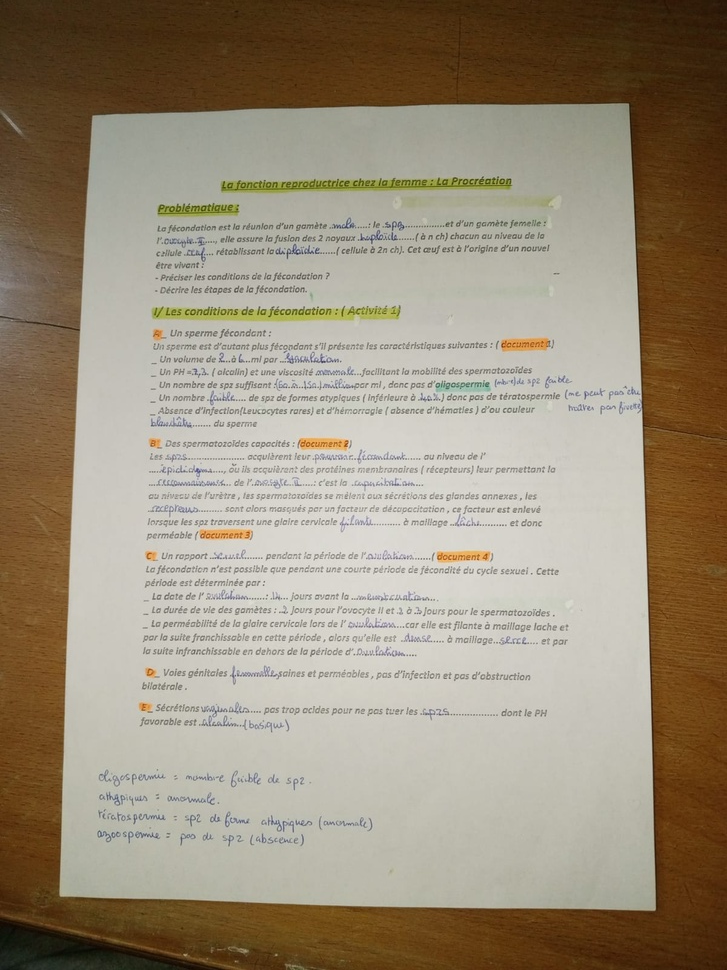
#> input picture image1.jpg, 727 x 970 px, shrunk from 1200 x 1600 before the run
$ python main.py ../image1.jpg
#> lines starting #> are read from the running program, lines starting #| are printed output that depends on the picture; after the words box and inside, x2 and y2 are one past the last pixel; in counts of white or black regions, pixels touching at a corner belong together
### Functions/Image_Cropping.py
import cv2
import numpy as np

def crop_document(image_path):
    # Read the image
#> called with image_path = '../image1.jpg'
    image = cv2.imread(image_path)
#> image is the input picture: shape (970, 727, 3); mean B, G, R 121.5, 141.4, 153.9
    # Convert to grayscale
    gray = cv2.cvtColor(image, cv2.COLOR_BGR2GRAY)
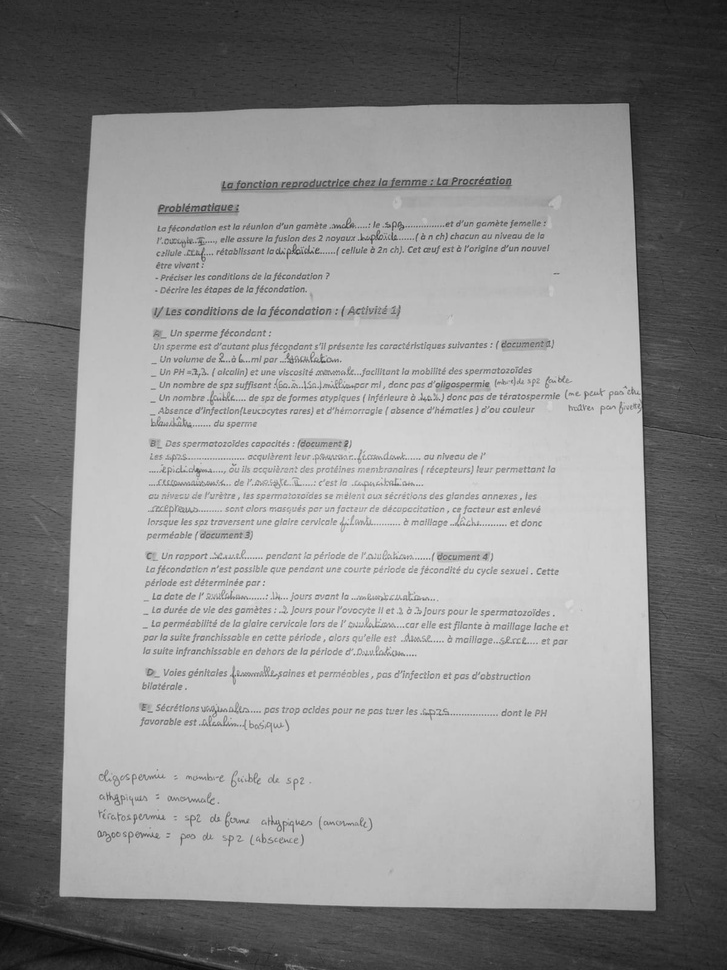
#> gray: shape (970, 727); min 8, max 237, mean 142.9
    # Apply edge detection
    margin_size=10
    edges = cv2.Canny(gray, 100, 250)
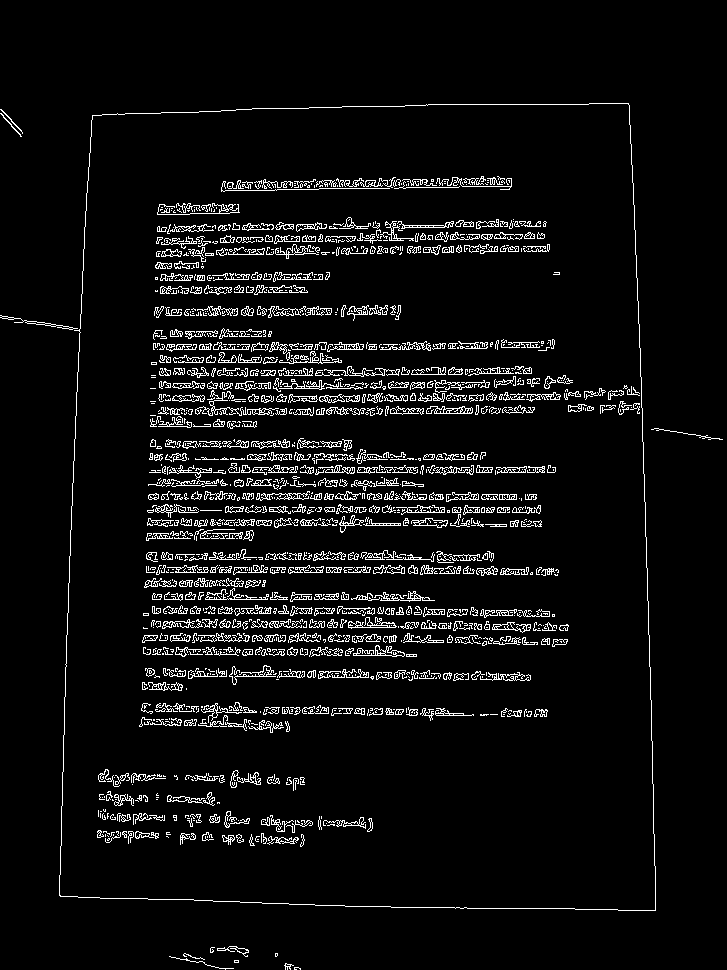
#> edges: shape (970, 727); 5.7% white in thin lines or dots, all inside (x1, y1, x2, y2) = (0, 103, 723, 970)
    # Find contours
    contours, _ = cv2.findContours(edges.copy(), cv2.RETR_EXTERNAL, cv2.CHAIN_APPROX_SIMPLE)
#> contours = 13 contours, 8 with area under 20; largest, box (x1, y1, x2, y2) and area: (59, 103, 656, 911) 455148, (0, 315, 78, 330) 91, (217, 946, 249, 957) 68, (0, 109, 23, 134) 20, (0, 113, 22, 137) 20
    # Select the largest contour (assuming it's the document)
    contour = max(contours, key=cv2.contourArea)
#> contour = contour of 196 points, box (x1, y1, x2, y2) (59, 103, 656, 911), area 455148
    # Approximate the contour to a polygon
    epsilon = 0.05 * cv2.arcLength(contour, True)
#> epsilon = 138.4
    approx = cv2.approxPolyDP(contour, epsilon, True)
#> approx = [[628, 103], [92, 115], [60, 896], [655, 910]]
    # Ensure approx has exactly four points
    if len(approx) != 4:
        raise ValueError("Unable to find four corners of the document,Please retake the photo")
    # Determine the four corners of the document
    corners = np.float32(approx.reshape(4, 2))
#> corners = [[628, 103], [92, 115], [60, 896], [655, 910]]
    # Order the corners clockwise
    rect = np.zeros((4, 2), dtype="float32")
    s = corners.sum(axis=1)
#> s = [731, 207, 956, 1565]
    rect[0] = corners[np.argmin(s)]
    rect[2] = corners[np.argmax(s)]
    diff = np.diff(corners, axis=1)
#> diff = [-525, 23, 836, 255]
    rect[1] = corners[np.argmin(diff)]
    rect[3] = corners[np.argmax(diff)]
    # Perform perspective transformation
    width = max(np.linalg.norm(rect[0] - rect[1]), np.linalg.norm(rect[2] - rect[3]))
    height = max(np.linalg.norm(rect[1] - rect[2]), np.linalg.norm(rect[3] - rect[0]))
    dst = np.array([[0, 0], [width - 1, 0], [width - 1, height - 1], [0, height - 1]], dtype="float32")
    M = cv2.getPerspectiveTransform(rect, dst)
    warped = cv2.warpPerspective(image, M, (int(width), int(height)))
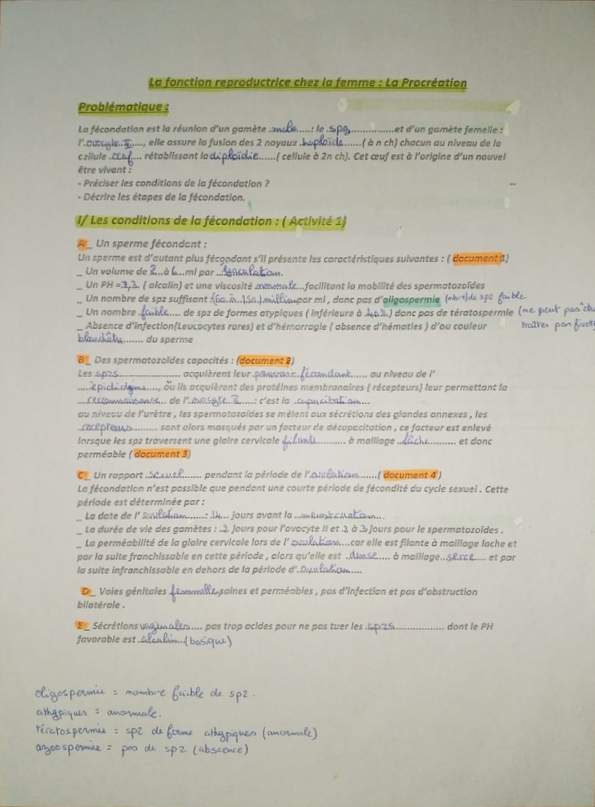
#> warped: shape (807, 595, 3); mean B, G, R 173.8, 185.4, 187.3
    # Crop the transformed image
    cropped_image = warped[0:int(height), 0:int(width)]
   # margin_image = cv2.copyMakeBorder(warped, 25, 25, 25,25, cv2.BORDER_CONSTANT, value=[255, 255, 255])
    # Apply edge detection
    return cropped_image

### Functions/Marging_Adding.py
import numpy as np

def add_margin_to_photo_frame(image, margin_size=10):
    # Create a blank mask
#> called with margin_size = 10
    mask = np.zeros_like(image[:,:,0], dtype=np.uint8)

    # Set the outer pixels to white
    mask[:margin_size, :] = 255  # Top edge
    mask[-margin_size:, :] = 255  # Bottom edge
    mask[:, :margin_size] = 255  # Left edge
    mask[:, -margin_size:] = 255  # Right edge

    # Replace edge pixels with white in the original image
    result = np.copy(image)
    result[mask != 0] = [255, 255, 255]
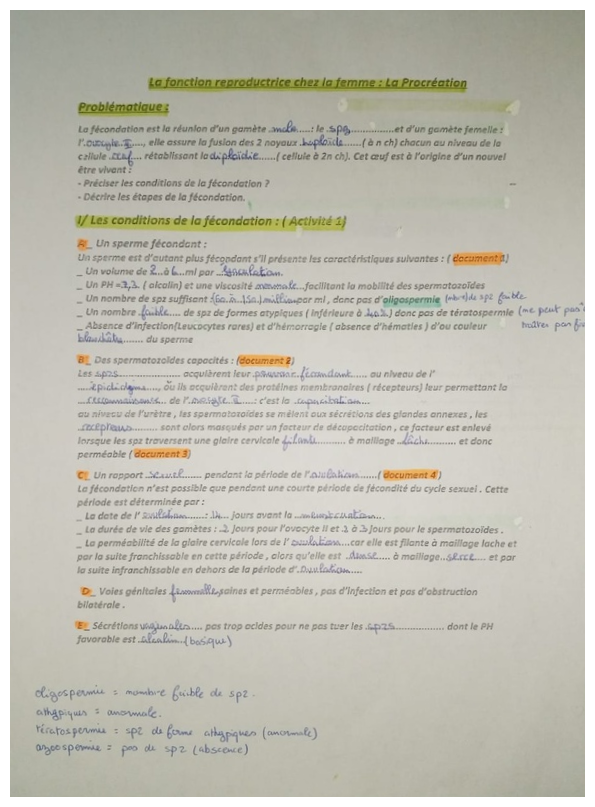
#> result: shape (807, 595, 3); 5.76% of pixels changed, all inside (x1, y1, x2, y2) = (0, 0, 595, 807)

    return result

### Functions/Pdf_Creation.py
from reportlab.pdfgen import canvas
from PIL import Image

def create_pdf(image_path, output_path):
    # Open the image
#> called with image_path = 'cropped../image1.jpg', output_path = 'pdf.pdf'
    image = Image.open(image_path)
#> image: PIL image 595x807 RGB

    # Get the dimensions of the image
    width, height = image.size
#> width = 595; height = 807

    # Choose the appropriate PDF page size based on the image dimensions
    pdf_canvas = canvas.Canvas(output_path, pagesize=(width, height))

    # Draw the image onto the PDF canvas, maintaining aspect ratio
    pdf_canvas.drawImage(image_path, 0, 0, width, height, preserveAspectRatio=True)

    # Save the PDF
    pdf_canvas.save()

### Functions/main.py
import Image_Cropping
import Marging_Adding
import Pdf_Creation
import cv2
import os
import sys
def main() :
    args = sys.argv
    image = args[1]
    image_cropped_path="cropped" + image
    pdf_path =  image[0:image.find('.')]   +   "pdf.pdf"
    cropped_image = Image_Cropping.crop_document(image)
    cropped_image_margin=Marging_Adding.add_margin_to_photo_frame(cropped_image)
    cv2.imwrite(image_cropped_path, cropped_image_margin)
    Pdf_Creation.create_pdf(image_cropped_path, pdf_path)
#> (the call stopped at in create_pdf, `pdf_canvas = canvas.Canvas(output_path, pagesize=(width, height))`: reportlab is not available in this run)
    os.remove(image_cropped_path)

main()

$ run again, on image3.jpg
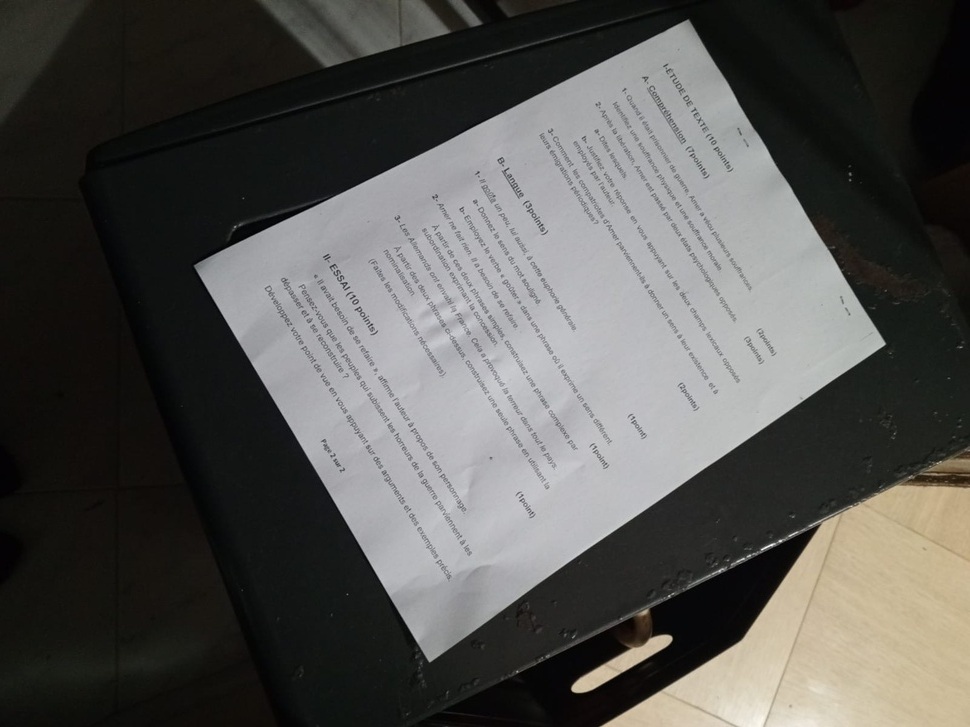
#> input picture image3.jpg, 970 x 727 px, shrunk from 1600 x 1200 before the run
#> in crop_document, image is the input picture: shape (727, 970, 3); mean B, G, R 82, 84.8, 85.6
#> in crop_document, `edges = cv2.Canny(gray, 100, 250)`:
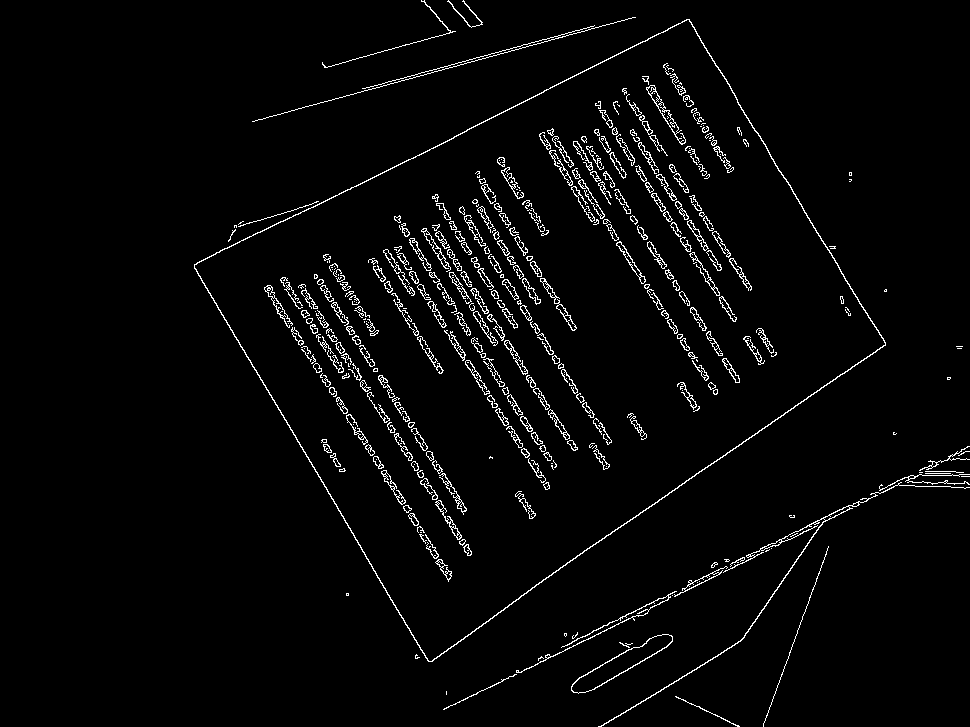
#> edges: shape (727, 970); 3% white in thin lines or dots, all inside (x1, y1, x2, y2) = (194, 0, 970, 727)
#> contours = 45 contours, 34 with area under 20; largest, box (x1, y1, x2, y2) and area: (194, 19, 886, 662) 232452, (571, 634, 673, 694) 1716, (598, 482, 970, 727) 426, (674, 566, 728, 597) 170, (516, 591, 677, 673) 120
#> contour = contour of 1311 points, box (x1, y1, x2, y2) (194, 19, 886, 662), area 232452
#> epsilon = 104.3
#> approx = [[689, 19], [194, 264], [428, 661], [885, 345]]
#> s = [708, 458, 1089, 1230]
#> diff = [-670, 70, 233, -540]
#> in add_margin_to_photo_frame, `result[mask != 0] = [255, 255, 255]`:
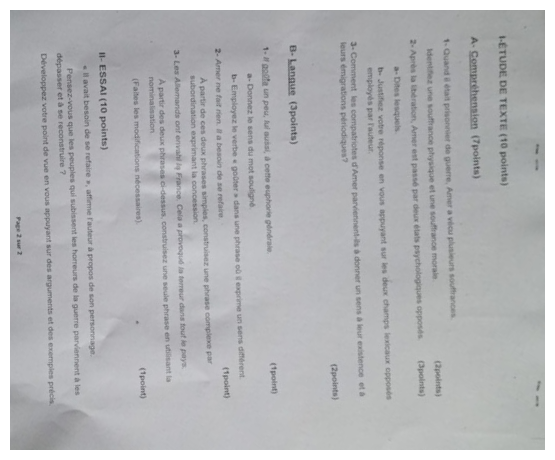
#> result: shape (460, 555, 3); mean B, G, R 183.3, 180.8, 180
#> image: PIL image 555x460 RGB
